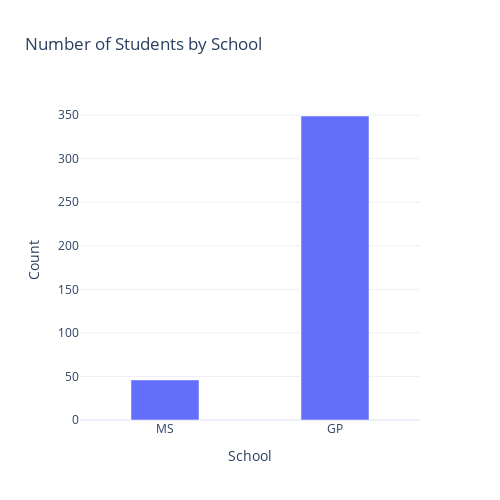

This figure's notebook cell:
### Code cell
fig1 = go.Figure()

fig1.add_trace(go.Bar(
    x = by_school['school'],
    y = by_school['count_school'],
    width = 0.4
))

fig1.update_layout(
    title_text = 'Number of Students by School',
    xaxis_title = 'School',
    yaxis_title = 'Count',
    width = 500,
    height = 500,
    template = 'plotly_white'
)

fig1.show()

### Figure 1 — Plotly figure (JSON) as saved in the notebook; plotly's stock layout.template omitted (floating-point values rounded to 4 significant figures)
{"data": [{"type": "bar", "width": 0.4, "x": ["MS", "GP"], "y": [46, 349]}], "layout": {"height": 500, "title": {"text": "Number of Students by School"}, "width": 500, "xaxis": {"title": {"text": "School"}}, "yaxis": {"title": {"text": "Count"}}}}
